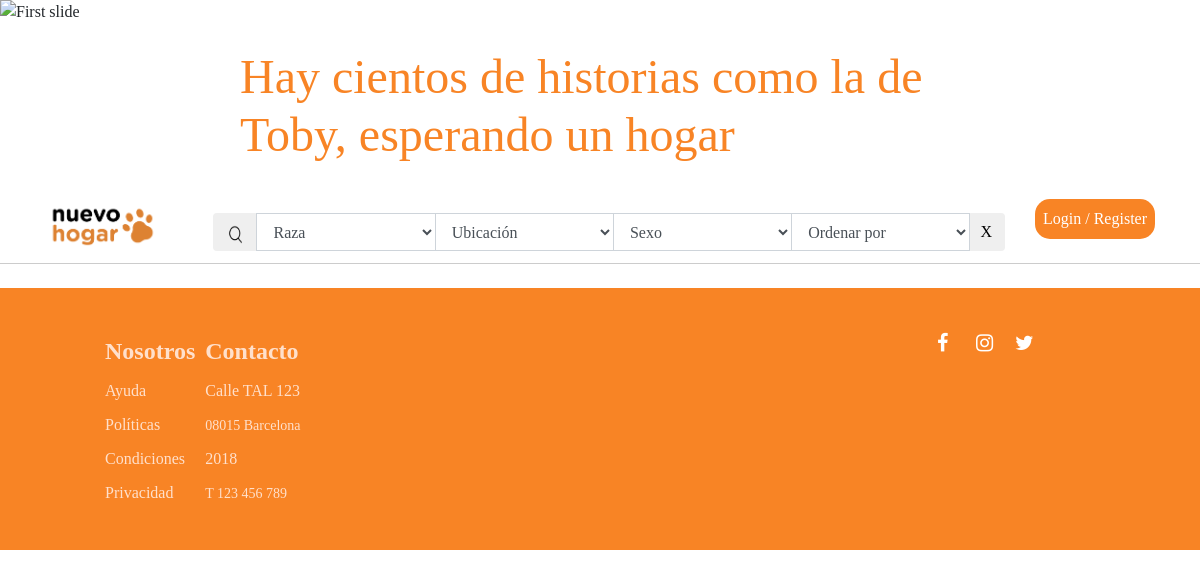
The page /Diego/index.php on the database as committed earlier.
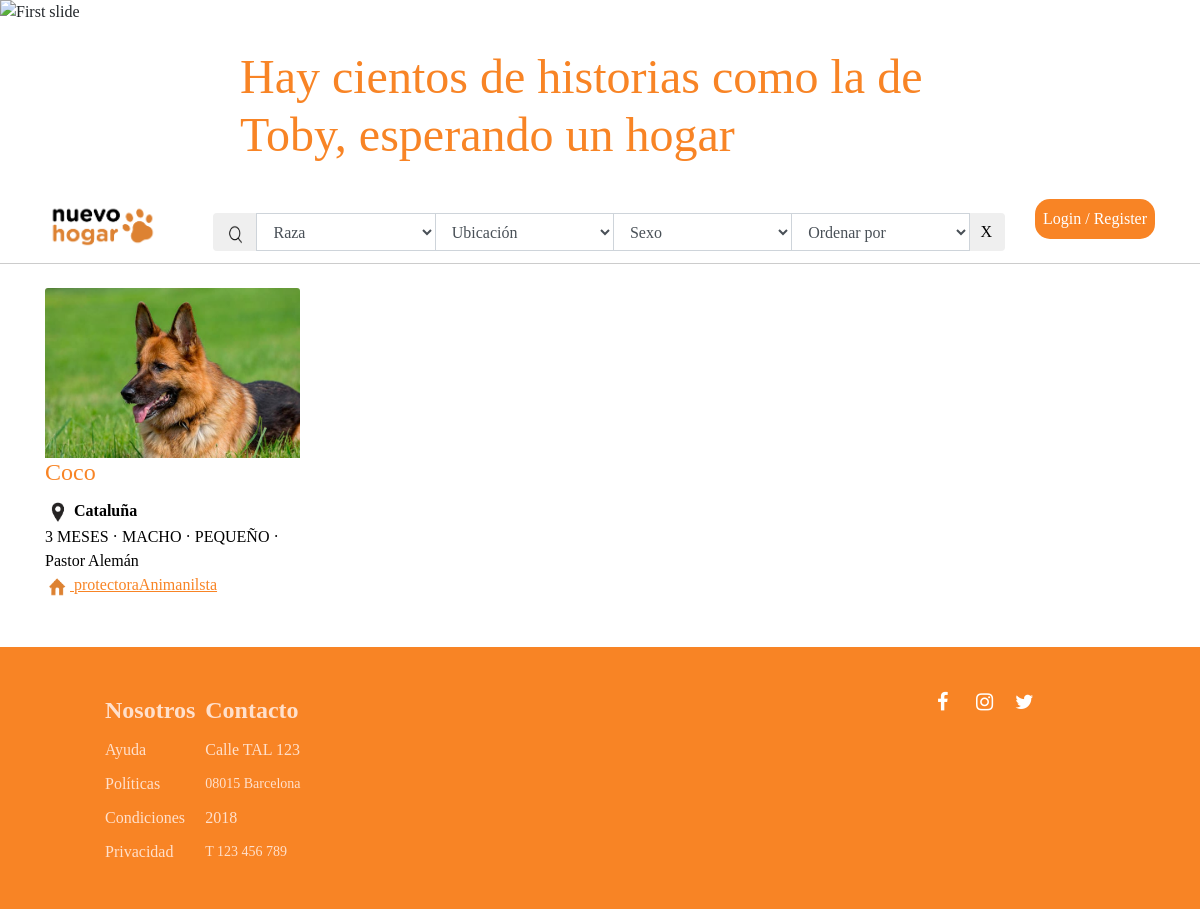
The same page on the database as committed later.
### tables this page shows
CREATE TABLE mascota(
  idMascota int(5) NOT NULL auto_increment primary key,
  tipoAnimal ENUM('PERRO','GATO') NOT NULL,
  nombre varchar(30) NOT NULL,
  raza int(2) NOT NULL,
  edat int(2) NOT NULL CHECK(0<edat<20),
  unidadEdad ENUM('MESES','AÑOS') NOT NULL,
  tamaño ENUM('PEQUEÑO','MEDIANO','GRANDE') NOT NULL,
  sexo ENUM('MACHO','HEMBRA') NOT NULL,
  castrado ENUM('SI','NO') NOT NULL,
  urgente ENUM('SI','NO') NOT NULL,
  idProtectora int(5) NOT NULL,
  descripcion varchar(500) NOT NULL,
  imagenPerfil varchar(50) NOT NULL,
  imagen1 varchar(50) NOT NULL,
  imagen2 varchar(50) NOT NULL
);

CREATE TABLE comunidades (
  idComunidad int(5) NOT NULL PRIMARY KEY,
  comunidad varchar(255) NOT NULL
);

CREATE TABLE raza(
  idRaza int(2) NOT NULL auto_increment primary key,
  especie ENUM('PERRO','GATO') NOT NULL,
  nombre varchar(30) NOT NULL
);

CREATE TABLE protectora(
  idProtectora int(5) NOT NULL auto_increment primary key,
  nombre varchar(30) NOT NULL,
  email varchar(30) NOT NULL,
  NIF varchar(9) NOT NULL UNIQUE,
  comunidad int(5) NOT NULL,
  direccion varchar(25) NOT NULL,
  telefono varchar(9) NOT NULL,
  contraseña varchar(40) NOT NULL,
  imagen_protectora varchar(50) NOT NULL,
  nombre_contacto varchar(30) NOT NULL,
  apellido_contacto varchar(30) NOT NULL,
  imagen_contacto varchar(50) NOT NULL,
  historia varchar(300) NOT NULL,
  equipo varchar(300) NOT NULL,
  horario varchar(20) NOT NULL
);

### Diego/todosAnimales.php (shortened to what the changed rows need)
<?php
	$servername = "localhost";
	$username = "root";
	$password = "1234";
	$dbname = "pethome";
	$conn = new mysqli($servername, $username, $password, $dbname);
	$conn->set_charset("utf8");
	$sql = "SELECT * FROM mascota";
	$result = mysqli_query($conn, $sql);
	$cont = 0;
	$sql2 = "SELECT COUNT(*) FROM mascota";
	$result2 = mysqli_query($conn, $sql2);
	$contSQL = mysqli_fetch_row($result2);
	$num_filas = $contSQL[0];
	$idMascota = "idMascota";
	$idProtectora = "idProtectora";
	$comunidad = "comunidad";
	$imagenPerfil = "imagenPerfil";
	$nombre = "nombre";
	$edad = "edat";
	$unidadEdad = "unidadEdad";
	$sexo = "sexo";
	$tamaño = "tamaño";
	$raza = "raza";
	$urgente = "urgente";
	if ($num_filas > 0) {
		while ($line = mysqli_fetch_array($result)) {
		    if($cont == 0){
		    echo "<div class=container>
      				<div class=row>";
		    }
			$sql3 = "SELECT nombre, comunidad FROM protectora WHERE idProtectora = ".$line[$idProtectora]."";
			$result3 = mysqli_query($conn, $sql3);
			$comunidadProtectora = "";
			$nombreProtectora = "";
			while ($line2 = mysqli_fetch_array($result3)){
					$nombreProtectora = $line2[$nombre];
					$sql4 = "SELECT comunidad FROM comunidades WHERE idComunidad = ".$line2[$comunidad]."";
					$result4 = mysqli_query($conn, $sql4);
					while ($line3 = mysqli_fetch_array($result4)){
						$comunidadProtectora = $line3[$comunidad];
					}
			}
			$sql3 = "SELECT nombre FROM raza WHERE idRaza = ".$line[$raza]."";
			$result3 = mysqli_query($conn, $sql3);
			$razaPerro = "";
			while ($line2 = mysqli_fetch_array($result3)){
				$razaPerro = $line2[$nombre];
			}
			if(strcmp($line[$urgente],"Si")==0)
				echo "<div class=col-xl-3 col-lg-4 col-md-6 col-sm-12 card id=pruebaUrgente style=width: 20rem;>
		          <a href=animal.php?id=".$line[$idMascota].">
		          	<img class=card-img-top src=".$line[$imagenPerfil]." alt=Card image cap>
		          </a>
		          <p><b>¡URGENTE!</b></p>
		          <div class=card-block>
		          <h4 class=card-title style=color:#F88425;>".$line[$nombre]."</h4>
		            <p class=card-text><img src=images/ubicacion.png width=25px height=25px alt=iconoUbicacion> <b>".$comunidadProtectora."</b></br>
		            ".$line[$edad]." ".$line[$unidadEdad]." · ".$line[$sexo]." · ".$line[$tamaño]." · ".$razaPerro."</br>
		            <a href=protectora.php?id=".$line[$idProtectora].">
                  <u style = color:#F88425;><img src=images/caseta.png width=25px height=25px alt=iconoUbicacion>".$nombreProtectora."</u>
                </a>
		          </div>
		        </div>";
		    else
				echo "<div class=col-xl-3 col-lg-4 col-md-6 col-sm-12 card style=width: 20rem; onclick=frankmodal(".$line[$idMascota].")>
		          <a href=animal.php?id=".$line[$idMascota].">
		          	<img class=card-img-top src=".$line[$imagenPerfil]." alt=Card image cap>
		          </a>
		          <div class=card-block>
		          <h4 class=card-title style=color:#F88425;>".$line[$nombre]."</u></h4>
		            <p class=card-text><img src=images/ubicacion.png width=25px height=25px alt=iconoUbicacion> <b>".$comunidadProtectora."</b></br>
		            ".$line[$edad]." ".$line[$unidadEdad]." · ".$line[$sexo]." · ".$line[$tamaño]." · ".$razaPerro."</br>
                <a href=protectora.php?id=".$line[$idProtectora].">
		              <u style = color:#F88425;><img src=images/caseta.png width=25px height=25px alt=iconoUbicacion> ".$nombreProtectora."</u>
                </a>
		          </div>
		        </div>";
		        $cont++;
		    if($cont == 4 or $num_filas == 1){
		    	 echo"</div>
	   			 </div></br></br>";
		    	$cont = 0;
		    }
		    $num_filas--;
		}
	}
?>

Rows that differ between the two databases and show on the page:
added mascota: nombre "Coco", comunidades.comunidad "Cataluña", edat "3", unidadEdad "MESES", sexo "MACHO", tamaño "PEQUEÑO", raza.nombre "Pastor Alemán", idProtectora.nombre "protectoraAnimanilsta"
